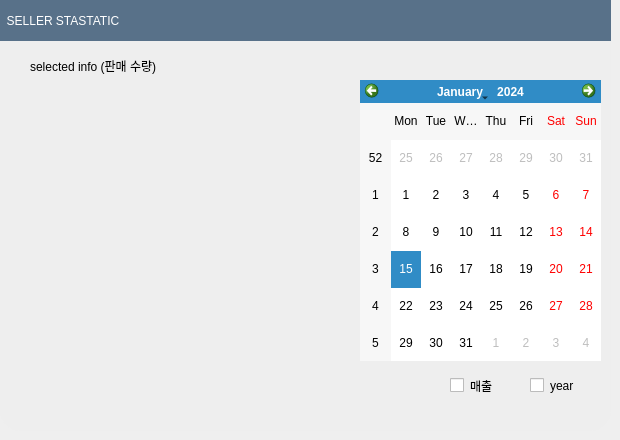
        <widget class="QWidget" name="page_9">
         <widget class="QLabel" name="label_47">
          <property name="geometry">
           <rect>
            <x>0</x>
            <y>30</y>
            <width>611</width>
            <height>401</height>
           </rect>
          </property>
          <property name="minimumSize">
           <size>
            <width>251</width>
            <height>41</height>
           </size>
          </property>
          <property name="styleSheet">
           <string notr="true">background-color: rgb(238, 238, 238);
border-top-left-radius: 0px;
border-top-right-radius: 0px;
border-bottom-right-radius: 20px;
border-bottom-left-radius: 20px;
font: 75 13pt &quot;맑은 고딕&quot;;
text-align:bottom;
</string>
          </property>
          <property name="text">
           <string/>
          </property>
         </widget>
         <widget class="QCalendarWidget" name="seller_cal">
          <property name="geometry">
           <rect>
            <x>360</x>
            <y>80</y>
            <width>241</width>
            <height>281</height>
           </rect>
          </property>
         </widget>
         <widget class="QLabel" name="label_49">
          <property name="geometry">
           <rect>
            <x>0</x>
            <y>0</y>
            <width>611</width>
            <height>41</height>
           </rect>
          </property>
          <property name="styleSheet">
           <string notr="true">color: rgb(255, 255, 255);
font: 87 19pt &quot;Arial Black&quot;;
background-color: rgb(88, 113, 137);</string>
          </property>
          <property name="text">
           <string>  SELLER STASTATIC</string>
          </property>
         </widget>
         <widget class="QWidget" name="gridLayoutWidget_3">
          <property name="geometry">
           <rect>
            <x>30</x>
            <y>80</y>
            <width>321</width>
            <height>281</height>
           </rect>
          </property>
          <layout class="QGridLayout" name="user_img"/>
         </widget>
         <widget class="QCheckBox" name="seller_year_check">
          <property name="geometry">
           <rect>
            <x>530</x>
            <y>370</y>
            <width>71</width>
            <height>31</height>
           </rect>
          </property>
          <property name="styleSheet">
           <string notr="true">border-radius : 10px;</string>
          </property>
          <property name="text">
           <string>year</string>
          </property>
         </widget>
         <widget class="QLabel" name="seller_info_label">
          <property name="geometry">
           <rect>
            <x>30</x>
            <y>50</y>
            <width>321</width>
            <height>31</height>
           </rect>
          </property>
          <property name="text">
           <string>selected info (판매 수량)</string>
          </property>
         </widget>
         <widget class="QCheckBox" name="coin_seller">
          <property name="enabled">
           <bool>true</bool>
          </property>
          <property name="geometry">
           <rect>
            <x>450</x>
            <y>370</y>
            <width>71</width>
            <height>31</height>
           </rect>
          </property>
          <property name="styleSheet">
           <string notr="true">border-radius:10px;</string>
          </property>
          <property name="text">
           <string>매출</string>
          </property>
          <property name="checked">
           <bool>false</bool>
          </property>
         </widget>
        </widget>
